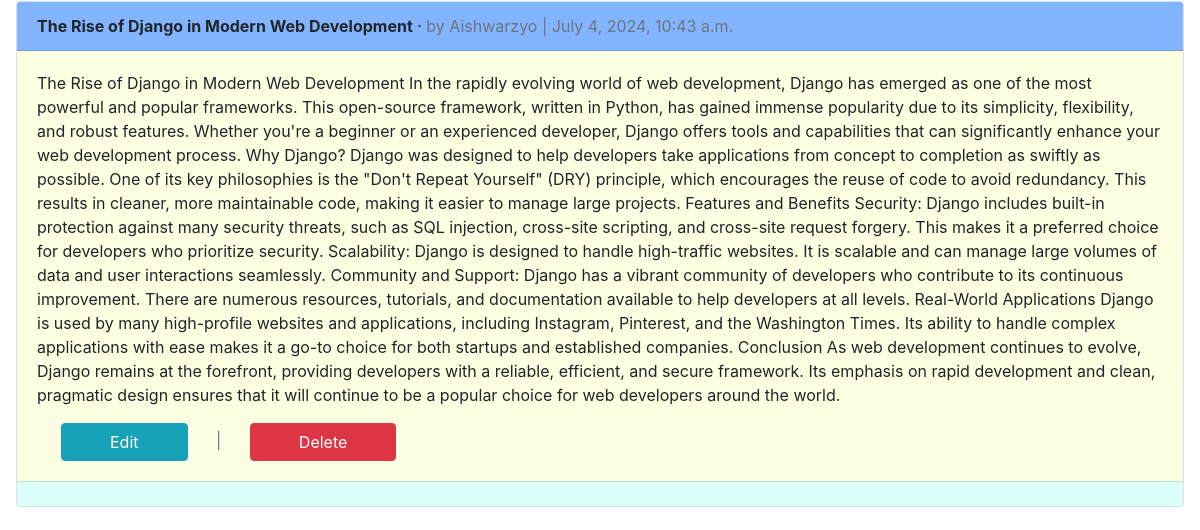
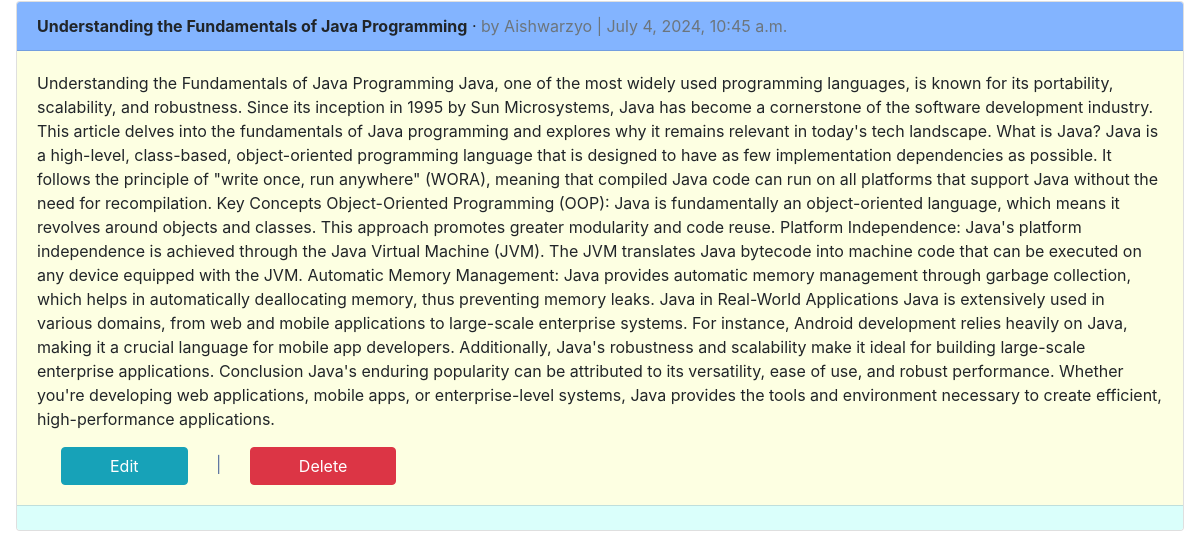
/articles/ (signed in, lower part), run on an earlier commit of the app's database (2 pictures, top to bottom).
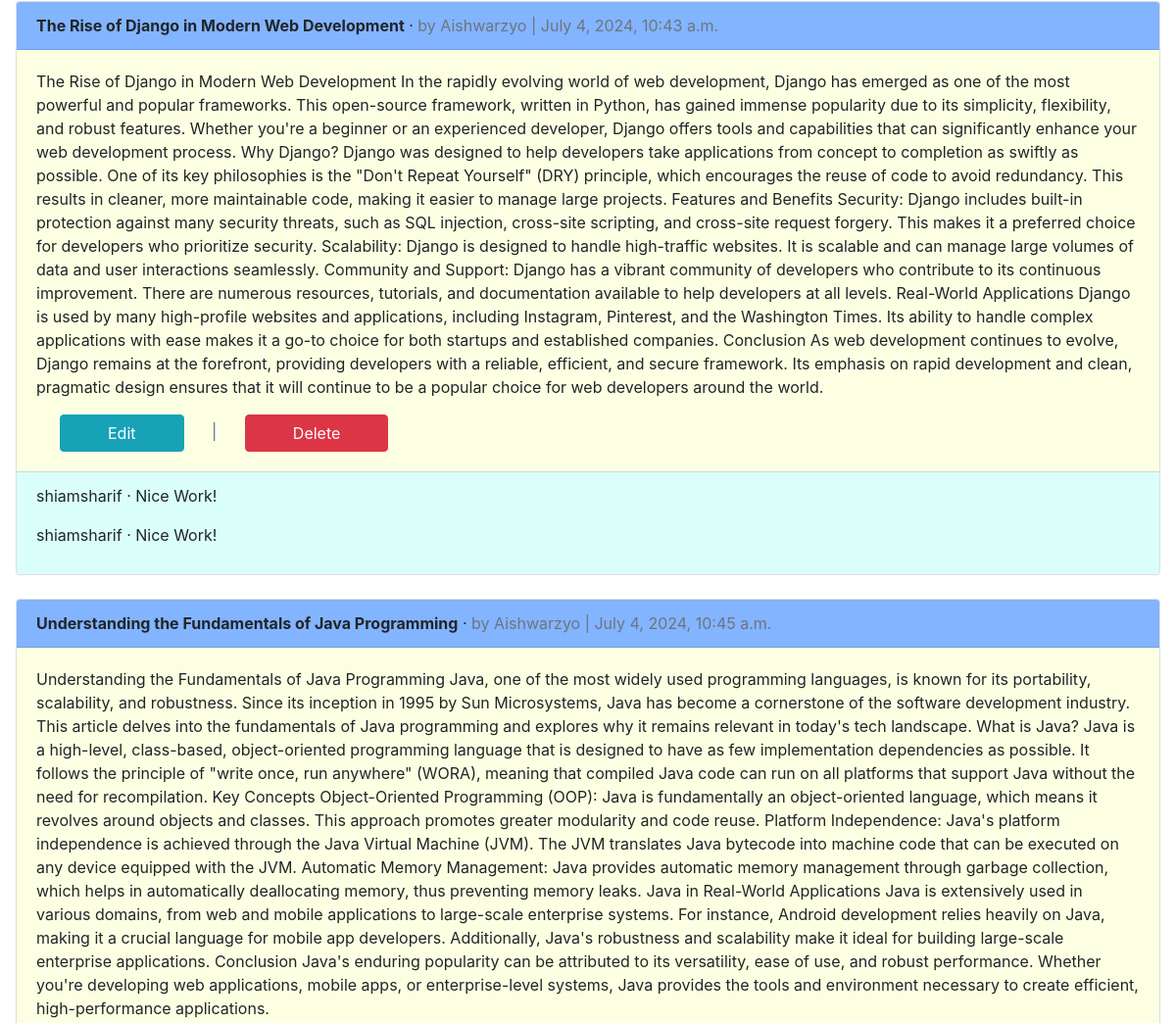
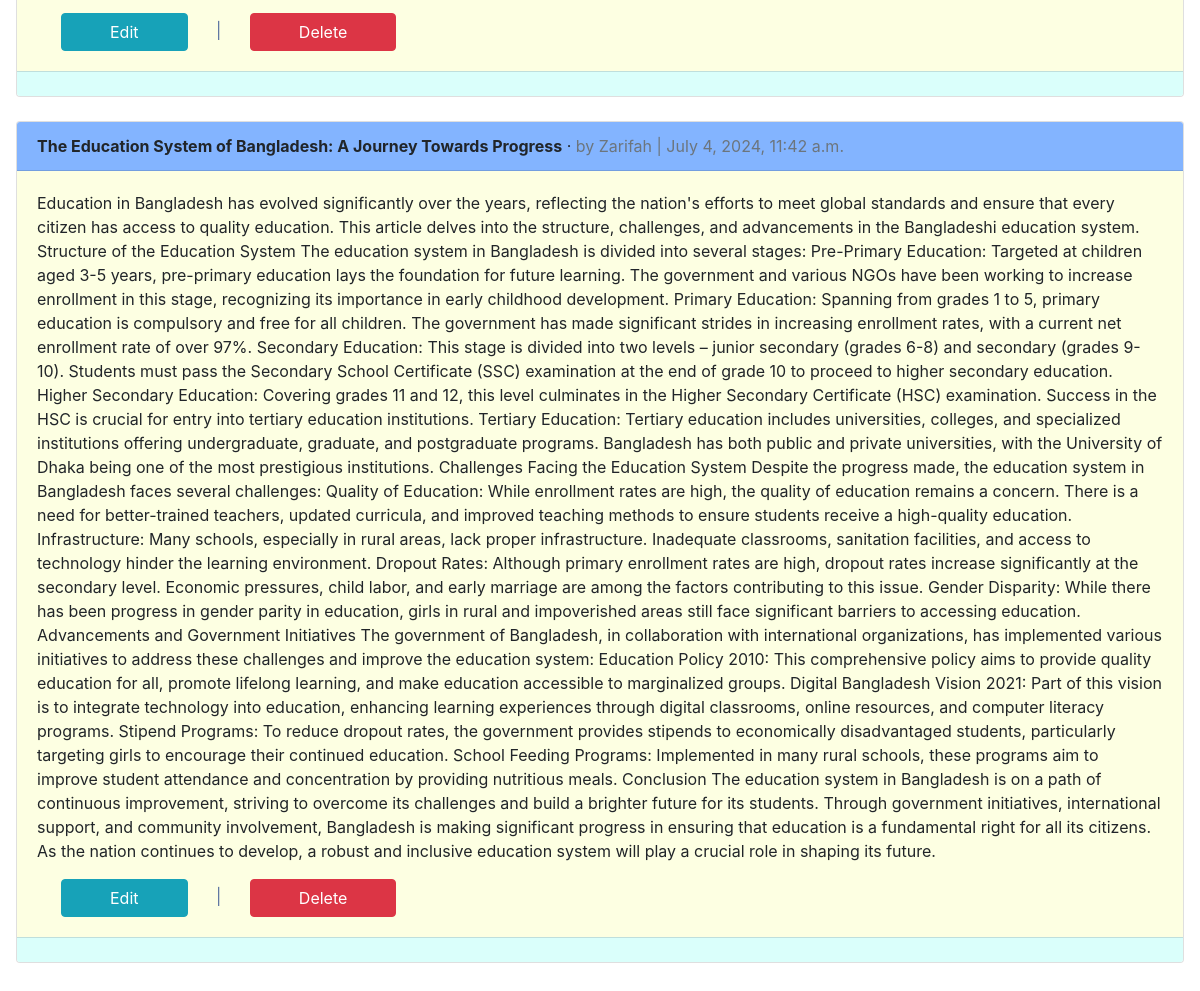
And on a later commit of the database (2 pictures, top to bottom).
### articles/models.py (models this page shows, shortened)
class Article(models.Model):
    title = models.CharField(max_length=255)
    body = models.TextField()
    date = models.DateTimeField(auto_now_add=True)
    author = models.ForeignKey(
        get_user_model(),
        on_delete=models.CASCADE
    )

class Comment(models.Model):
    article = models.ForeignKey(
        Article,
        on_delete=models.CASCADE,
        related_name='comments',
    )
    comment=models.CharField(max_length=200)
    author = models.ForeignKey(
        get_user_model(),
        on_delete=models.CASCADE
    )
    def __str__(self):
        return self.comment
    def get_user_model(self):
        return reverse('article_list')

### users/models.py (models this page shows)
class CustomUser(AbstractUser):
    age= models.PositiveIntegerField(null=True, blank=True)

### articles/views.py (the view)
# urls.py: path('', ArticleListView.as_view(), name='article_list'),
class ArticleListView(LoginRequiredMixin, ListView):
    model =  Article
    template_name = 'article_list.html'
    login_url = 'login'

### templates/article_list.html (shortened to what this page needs)
{%  extends 'base.html' %}
{% block content %}
    {% for article in object_list %}
        <div class="card">
            <div class="card-header" style="background-color: #83B4FF;">
                <span class="font-weight-bold">{{ article.title }}</span> &middot;
                <span class="text-muted">by {{ article.author }} | {{ article.date }}</span>
            </div>
            <div class="card-body" style="background-color: #FDFFE2;">
                <p>{{ article.body }}</p>
                <a class="btn btn-info mx-4 px-5" href="{% url "article_edit" article.pk %}">Edit</a>
                <span style="color: #5A72A0;">|</span>
                <a class="btn btn-danger mx-4 px-5" href="{% url "article_delete" article.pk %}">Delete</a>
            </div>
            <div class="card-footer" style="background-color: #DAFFFB;">
                {% for comment in article.comments.all %}
                <p>
                    <span class="font-weight-blod">{{ comment.author }} &middot;</span>
                    {{ comment }}
                </p>
                {% endfor %}
            </div>
        </div>
        <br />
    {% endfor %}
{% endblock content %}

### templates/base.html (shortened to what this page needs)
<!DOCTYPE html>
<html lang="en">
  <head>
    <link
      href="https://stackpath.bootstrapcdn.com/bootstrap/4.5.2/css/bootstrap.min.css"
      rel="stylesheet"
    />
  </head>
  <body>
  <div class="m-3">
    {% block content %} {% endblock %}
  </div>
  </body>
</html>

What changed in the data, as far as the page shows it:
added Comment: author "shiamsharif", comment "Nice Work!", shown under Article "The Rise of Django in Modern Web Development"
added Comment: author "shiamsharif", comment "Nice Work!", shown under Article "The Rise of Django in Modern Web Development"
added Article: title "The Education System of Bangladesh: A Journey Towards Progress", author "Zarifah", date "July 4, 2024, 11:42 a.m.", body "Education in Bangladesh has evolved significantly over the years, reflecting the nation's efforts to meet global standards and ensure that every citizen has access to quality education. This article delves into the structure, challenges, and advancements in the Bangladeshi education system. Structure of the Education System The education system in Bangladesh is divided into several stages: Pre-Primary Education: Targeted at children aged 3-5 years, pre-primary education lays the foundation for future learning. The government and various NGOs have been working to increase enrollment in this stage, recognizing its importance in early childhood development. Primary Education: Spanning from…"
